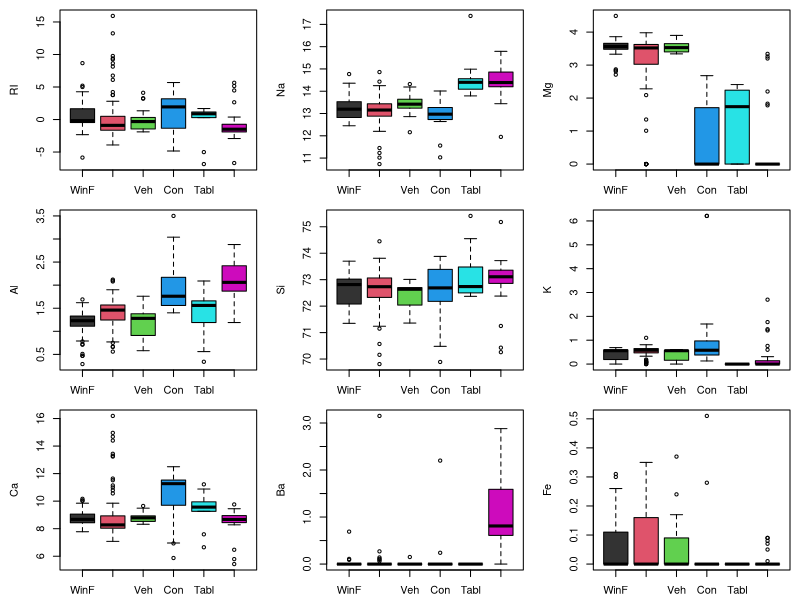

Write the R code that produced this figure. (Note: this script raises an error after producing the figure.)
## ---- chunk 1
library(MASS)
?fgl
## ---- chunk 2
str(fgl)
## ---- chunk 3
summary(fgl)
## ---- chunk 4
par(mfrow = c(3, 3), mai = c(.3, .6, .1, .1))
plot(RI ~ type, data = fgl, col = c(grey(.2), 2:6))
plot(Na ~ type, data = fgl, col = c(grey(.2), 2:6))
plot(Mg ~ type, data = fgl, col = c(grey(.2), 2:6))
plot(Al ~ type, data = fgl, col = c(grey(.2), 2:6))
plot(Si ~ type, data = fgl, col = c(grey(.2), 2:6))
plot(K ~ type, data = fgl, col = c(grey(.2), 2:6))
plot(Ca ~ type, data = fgl, col = c(grey(.2), 2:6))
plot(Ba ~ type, data = fgl, col = c(grey(.2), 2:6))
plot(Fe ~ type, data = fgl, col = c(grey(.2), 2:6))
## ---- chunk 5
std_fgl = scale(fgl[,-10])
## ---- chunk 6
set.seed(1)

test = sample(1:214,150)
train = -test

training_data = std_fgl[train,]
testing_data = std_fgl[test,]

type = fgl[,10] # save the type column in a seperate variable

testing_y = type[test]
training_y = type[train]
## ---- chunk 7
library(FNN)

predicted_y = knn(training_data, testing_data, training_y, k = 1)
head(predicted_y)
## ---- chunk 8
#install.packages("caret")
library(caret)
confusionMatrix(testing_y, predicted_y)
## ---- chunk 9
ME = mean((predicted_y != testing_y))
ME
## ---- chunk 10
ME = NULL

for(i in 1:7){
  set.seed(1)
  predicted_y = knn(training_data, testing_data, training_y, k = i)
  
  ME[i] = mean(predicted_y != testing_y)
  
  print(i)  
  print(table(testing_y, predicted_y))
  print (round(ME, 3))
  ME = NULL
  cat("\n")  
}
## ---- chunk 11
min_error_rate = min(ME)
K = which(ME == min_error_rate)
print(min_error_rate)
print (K)
## ---- chunk 12
plot(x = 1:7, y = ME*100, 
     xlab = "K", ylab = "Error Rate", 
     type = 'l', 
     ylim = c(0, 50))

points(x= 1, y = (min(ME)*100), 
       col = "red", 
       pch = 19)
